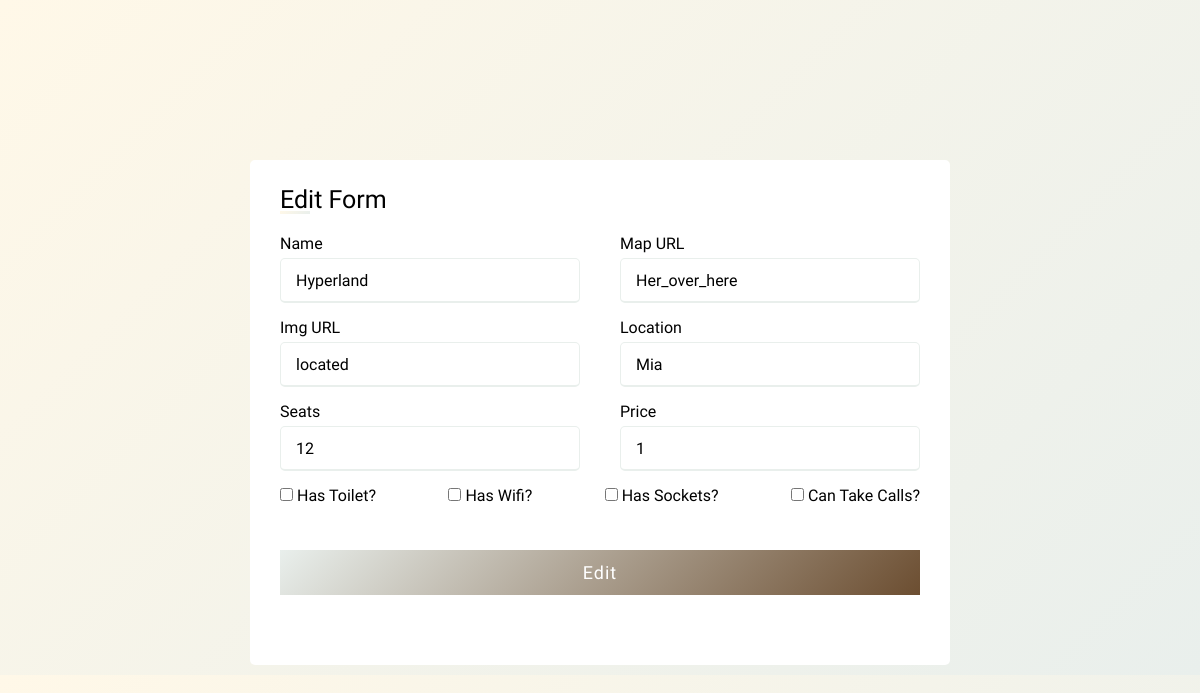
The app's page /edit?id=27 with its own data.
### main.py (models this page shows, shortened)
class Cafe(db.Model):
    id: Mapped[int] = mapped_column(Integer, primary_key=True)
    name: Mapped[str] = mapped_column(String(250), unique=True, nullable=False)
    map_url: Mapped[str] = mapped_column(String(500), nullable=False)
    img_url: Mapped[str] = mapped_column(String(500), nullable=False)
    location: Mapped[str] = mapped_column(String(250), nullable=False)
    seats: Mapped[str] = mapped_column(String(250), nullable=False)
    coffee_price: Mapped[str] = mapped_column(String(250), nullable=True)
    has_toilet: Mapped[bool] = mapped_column(Boolean, nullable=False)
    has_wifi: Mapped[bool] = mapped_column(Boolean, nullable=False)
    has_sockets: Mapped[bool] = mapped_column(Boolean, nullable=False)
    can_take_calls: Mapped[bool] = mapped_column(Boolean, nullable=False)

### main.py (the view)
@app.route('/edit', methods=["POST", "GET"])
def edit():
    if request.method == "POST":
        cafe_id = request.args.get('id')
        to_update = db.get_or_404(Cafe, cafe_id)
        db.session.commit()
        return redirect(url_for('all_places'))
    cafe_id = request.args.get('id')
    cafe_selected = db.get_or_404(Cafe, cafe_id)
    return render_template('edit.html' ,cafe=cafe_selected)

### templates/edit.html (shortened to what this page needs)
<!DOCTYPE html>
<html lang="en" xmlns="http://www.w3.org/1999/html">
<head>
</head>
<body>
<div class="container">
    <div class="title">Edit Form</div>
    <form class="#" action="{{ url_for('edit') }}" method="POST" >
        <div class="cafe_details">
            <div class="input-box">
                <span class="details">Name</span>
                <input type="text" placeholder="" value="{{ cafe.name }}"/>
            </div>
            <div class="input-box">
                <span class="details">Map URL</span>
                <input type="text" placeholder="" value="{{ cafe.map_url }}"/>
            </div>
            <div class="input-box">
                <span class="details">Img URL</span>
                <input type="text" placeholder="" value="{{ cafe.img_url }}" />
            </div>
            <div class="input-box">
                <span class="details">Location</span>
                <input type="text" placeholder="" value="{{ cafe.location }}"/>
            </div>
            <div class="input-box">
                <span class="details">Seats</span>
                <input type="text" placeholder="" value="{{ cafe.seats }}"/>
            </div>
            <div class="input-box">
                <span class="details">Price</span>
                <input type="text" placeholder="" value="{{ cafe.coffee_price }}" />
            </div>
            <div class="check-box">
                <input type="checkbox" id="has_toilet" name="has_toilet" />
                <label for="has_toilet">Has Toilet?</label>
            </div>
            <div class="check-box">
                <input type="checkbox" id="has_wifi" name="has_wifi"/>
                <label for="has_wifi">Has Wifi?</label>
            </div>
            <div class="check-box">
                <input type="checkbox" id="has_sockets" name="has_sockets"/>
                <label for="has_sockets">Has Sockets?</label>
            </div>
            <div class="check-box">
                <input type="checkbox" id="can_take_calls" name="can_take_calls"/>
                <label for="can_take_calls">Can Take Calls?</label>
            </div>
        </div>
          <div class="button">
                <input type="submit"  value="Edit">
          </div>
    </form>
</div>
</body>
</html>

### templates/edit.html (style rules this page uses)
* { margin: 0; padding: 0; box-sizing: border-box; font-family: "Montserrat Alternates", sans-serif; }
body { display: flex; min-height: 100hv; justify-content: center; align-items: center; padding: 10px; background: linear-gradient(135deg, #FFF8E8, #E9EFEC); margin-top: 150px; }
.container { max-width: 700px; width: 100%; background: #fff; padding: 25px 30px; border-radius: 5px; }
.container .title { font-size: 25px; font-weight: 500; position: relative; }
.container .title::before { content: ''; position: absolute; left: 0; bottom: 0; height: 3px; width: 30px; background: linear-gradient(135deg, #FFF8E8, #E9EFEC); }
.container form .cafe_details { display: flex; flex-wrap: wrap; justify-content: space-between; margin: 20px 0 12px 0; }
form .cafe_details .input-box { margin-bottom: 15px; width: calc(100% / 2 - 20px); }
.cafe_details .input-box .details { display: block; font-weight: 500; margin-bottom: 5px; }
.cafe_details .input-box input { height: 45px; width: 100%; outline: none; border-radius: 5px; border: 1px solid #ccc; padding-left: 15px; font-size: 16px; border-bottom-width: 2px; transition: all 0.3s ease; }
.cafe_details .input-box input:focus, .cafe_details .input-box input:valid { border-color: #E9EFEC; }
form .button { height: 45px; margin: 45px 0; }
form .button input { height: 100%; width: 100%; outline-color: none; color: #fff; border: none; font-size: 18px; font-weight: 500; letter-spacing: 1px; background: linear-gradient(135deg, #E9EFEC, #6C4E31); }

### records on screen
Cafe: name "Hyperland", map_url "Her_over_here", img_url "located", location "Mia", seats "12", coffee_price "1"
